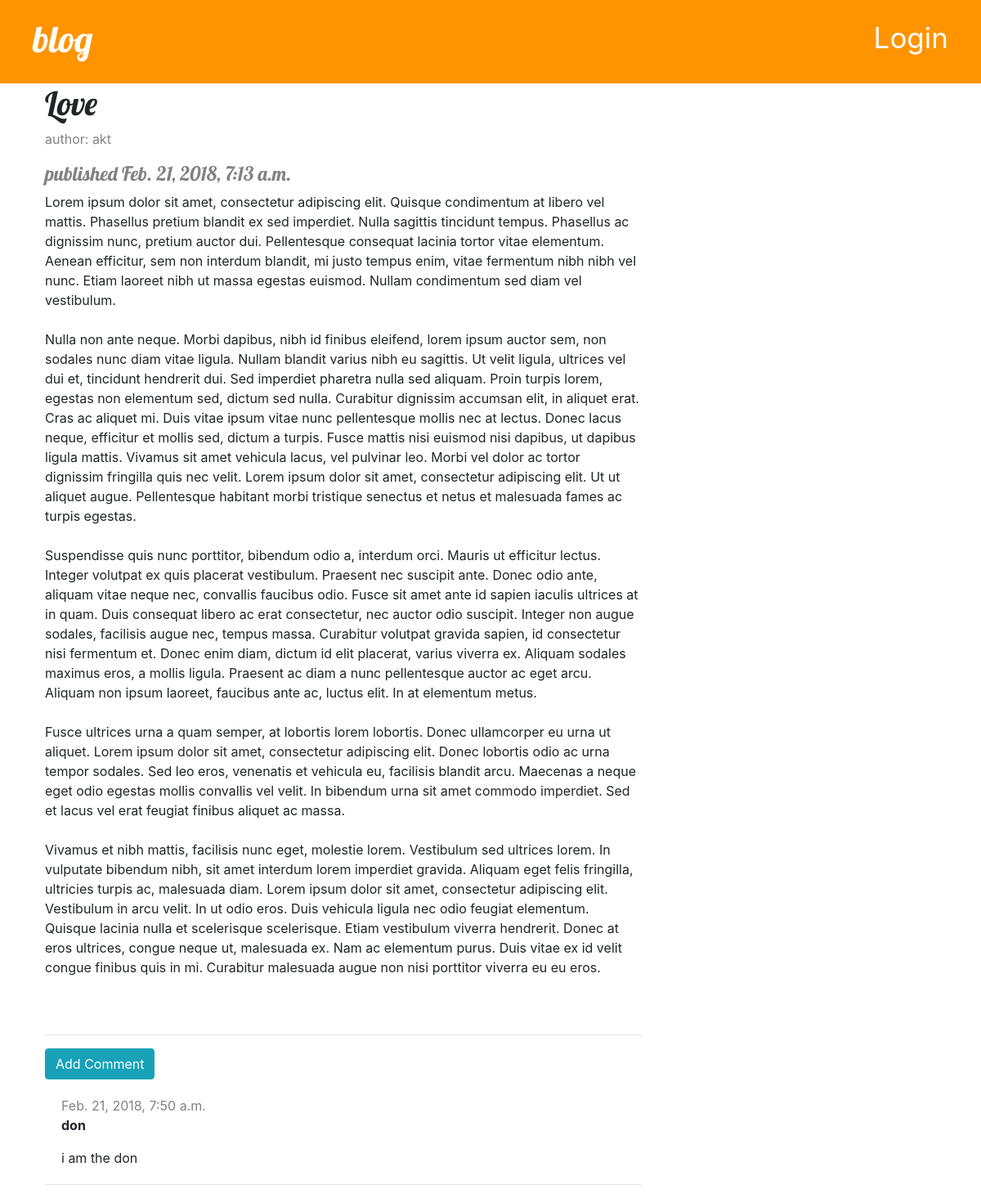
The page /post/8/ on the database its author committed.
### posts/models.py (models this page shows, shortened)
class Post(models.Model):
    author = models.ForeignKey(settings.AUTH_USER_MODEL, on_delete=models.CASCADE)
    title = models.CharField(max_length=255)
    body = models.TextField()
    date_created = models.DateTimeField(default=timezone.now)
    date_mod = models.DateTimeField(blank=True, null=True)
    date_pub = models.DateTimeField(blank=True, null=True)

class Comment(models.Model):
    post = models.ForeignKey('posts.Post', related_name='comments', on_delete=models.CASCADE)
    author = models.CharField(max_length=200)
    body = models.TextField()
    date_created = models.DateTimeField(default=timezone.now)
    approved_comment = models.BooleanField(blank=True, default=False)

### posts/views.py (the view)
# urls.py: re_path('post/(?P<pk>\d+)/$', views.post_detail, name='post_detail'),
def post_detail(request, pk):
    post = get_object_or_404(Post, pk=pk)
    return render(request, 'posts/post_detail.html', {'post': post,})

### posts/templates/posts/post_detail.html (shortened to what this page needs)
{% extends 'posts/base.html' %}
{% block content %}
  <div class="post">
    <h1>{{ post.title }}</h1>
    {% if post.author %}
      <div class="author">
        <p>author: {{ post.author.username }}</p>
      </div>
    {% endif %}
    {% if post.date_pub %}
      <div class="date">
        <h4>published {{ post.date_pub }}</h4>
      </div>
    {% else %}
      {% if user.is_authenticated %}
        <a class="btn btn-success" href="{% url 'post_publish' pk=post.pk %}">Publish</a>
      {% endif %}
    {% endif %}
    <p>{{ post.body|linebreaksbr }}</p>
  </div>
  <hr>
  {% if post.date_pub %}
    <a class="btn btn-info" href="{% url 'add_comment_to_post' pk=post.pk %}">Add Comment</a>
    {% for comment in post.comments.all %}
      {% if user.is_authenticated or comment.approved_comment %}
        <div class="comment">
          <div class="date">
            {{ comment.date_created }}
          </div>
          <strong>{{ comment.author }}</strong>
          <p>{{ comment.body|linebreaks }}</p>
        </div>
        <hr>
      {% endif %}
    {% empty %}
      <p>No comments, yet :(</p>
    {% endfor %}
  {% endif %}
{% endblock %}

### posts/static/css/style.css (style rules this page uses)
h1, h2, h3, h4 { font-family: "Lobster", cursive; }
.date, .author { color: #828282; }
.post { margin-bottom: 70px; }
.comment { margin: 20px 0px 20px 20px; }

### rows shown on the page
Post: title "Love", author.username "akt", date_pub "Feb. 21, 2018, 7:13 a.m.", body "Lorem ipsum dolor sit amet, consectetur adipiscing elit. Quisque condimentum at libero vel mattis. Phasellus pretium blandit ex sed imperdiet. Nulla sagittis tincidunt tempus. Phasellus ac dignissim nunc, pretium auctor dui. Pellentesque consequat lacinia tortor vitae elementum. Aenean efficitur, sem non interdum blandit, mi justo tempus enim, vitae fermentum nibh nibh vel nunc. Etiam laoreet nibh ut massa egestas euismod. Nullam condimentum sed diam vel vestibulum. Nulla non ante neque. Morbi dapibus, nibh id finibus eleifend, lorem ipsum auctor sem, non sodales nunc diam vitae ligula. Nullam blandit varius nibh eu sagittis. Ut velit ligula, ultrices vel dui et, tincidunt hendrerit dui.…"
Comment: date_created "Feb. 21, 2018, 7:50 a.m.", author "don", body "i am the don"
